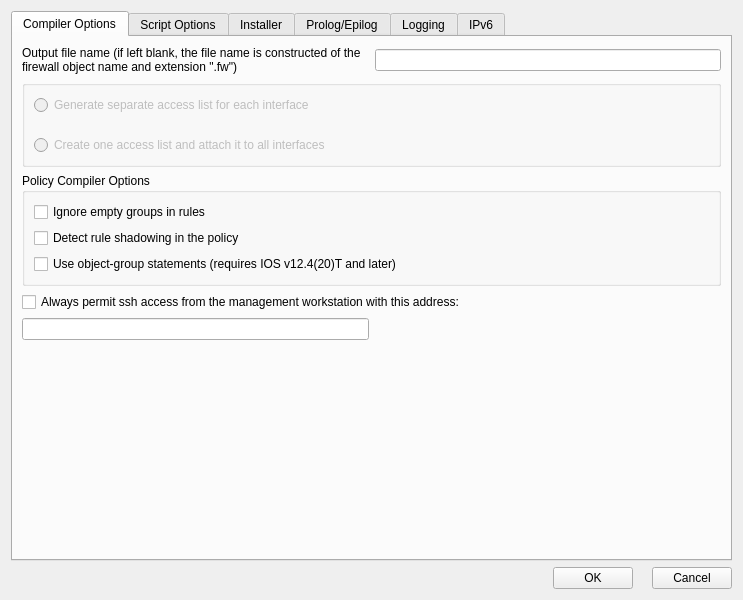
<?xml version="1.0" encoding="UTF-8"?>
<ui version="4.0">
 <class>iosaclAdvancedDialog_q</class>
 <widget class="QDialog" name="iosaclAdvancedDialog_q">
  <property name="windowModality">
   <enum>Qt::WindowModal</enum>
  </property>
  <property name="enabled">
   <bool>true</bool>
  </property>
  <property name="geometry">
   <rect>
    <x>0</x>
    <y>0</y>
    <width>743</width>
    <height>600</height>
   </rect>
  </property>
  <property name="windowTitle">
   <string>IOS ACL Firewall Settings</string>
  </property>
  <property name="sizeGripEnabled">
   <bool>false</bool>
  </property>
  <layout class="QGridLayout" name="gridLayout_5">
   <item row="0" column="0">
    <widget class="QTabWidget" name="tabWidget">
     <property name="currentIndex">
      <number>0</number>
     </property>
     <widget class="QWidget" name="compiler_tab">
      <attribute name="title">
       <string>Compiler Options</string>
      </attribute>
      <layout class="QGridLayout" name="gridLayout_9">
       <item row="0" column="0">
        <widget class="QLabel" name="textLabel1_5">
         <property name="sizePolicy">
          <sizepolicy hsizetype="Expanding" vsizetype="Preferred">
           <horstretch>0</horstretch>
           <verstretch>0</verstretch>
          </sizepolicy>
         </property>
         <property name="text">
          <string>Output file name (if left blank, the file name is constructed of the firewall object name and extension &quot;.fw&quot;)</string>
         </property>
         <property name="alignment">
          <set>Qt::AlignVCenter</set>
         </property>
         <property name="wordWrap">
          <bool>true</bool>
         </property>
        </widget>
       </item>
       <item row="0" column="1">
        <widget class="QLineEdit" name="outputFileName">
         <property name="minimumSize">
          <size>
           <width>300</width>
           <height>0</height>
          </size>
         </property>
         <property name="maximumSize">
          <size>
           <width>32767</width>
           <height>22</height>
          </size>
         </property>
        </widget>
       </item>
       <item row="1" column="0" colspan="2">
        <widget class="QGroupBox" name="groupBox">
         <property name="enabled">
          <bool>false</bool>
         </property>
         <property name="title">
          <string/>
         </property>
         <layout class="QGridLayout" name="gridLayout_4">
          <property name="verticalSpacing">
           <number>20</number>
          </property>
          <item row="0" column="0">
           <widget class="QRadioButton" name="separate_acls_for_interfaces">
            <property name="toolTip">
             <string>Compiler creates multiple access lists from the same policy,
two for each interface: one for inbound and another for
outbound. If the policy is written in a such way that no rule
can possibly be associated with an interface, this interface
gets no access list at all. Also, interfaces marked as 
&quot;unprotected&quot; never get access list regardless of how the policy
rules are designed.
</string>
            </property>
            <property name="text">
             <string>Generate separate access list for each interface</string>
            </property>
           </widget>
          </item>
          <item row="1" column="0">
           <widget class="QRadioButton" name="one_acl_for_all_interfaces">
            <property name="toolTip">
             <string>Compiler creates one access list and assigns it to all
interfaces.
</string>
            </property>
            <property name="text">
             <string>Create one access list and attach it to all interfaces</string>
            </property>
           </widget>
          </item>
         </layout>
        </widget>
       </item>
       <item row="2" column="0" colspan="2">
        <widget class="QGroupBox" name="frame114">
         <property name="sizePolicy">
          <sizepolicy hsizetype="Expanding" vsizetype="Preferred">
           <horstretch>0</horstretch>
           <verstretch>0</verstretch>
          </sizepolicy>
         </property>
         <property name="title">
          <string>Policy Compiler Options</string>
         </property>
         <property name="flat">
          <bool>false</bool>
         </property>
         <property name="checkable">
          <bool>false</bool>
         </property>
         <layout class="QGridLayout" name="gridLayout_6">
          <item row="0" column="0">
           <widget class="QCheckBox" name="iosacl_ignore_empty_groups">
            <property name="toolTip">
             <string>If the option is deactivated, compiler treats empty groups as an error and aborts processing the policy. If this option is activated, compiler removes all empty groups from all rule elements. If rule element becomes 'any' after the last empty group has been removed, the whole rule will be ignored. Use this option only if you fully understand how it works!</string>
            </property>
            <property name="text">
             <string>Ignore empty groups in rules</string>
            </property>
           </widget>
          </item>
          <item row="1" column="0">
           <widget class="QCheckBox" name="iosacl_check_shadowing">
            <property name="toolTip">
             <string>Shadowing happens because a rule is a superset of a subsequent rule and any packets potentially matched by the subsequent rule have already been matched by the prior rule.</string>
            </property>
            <property name="text">
             <string>Detect rule shadowing in the policy</string>
            </property>
           </widget>
          </item>
          <item row="2" column="0">
           <widget class="QCheckBox" name="iosacl_use_object_groups">
            <property name="text">
             <string>Use object-group statements (requires IOS v12.4(20)T and later)</string>
            </property>
           </widget>
          </item>
         </layout>
        </widget>
       </item>
       <item row="3" column="0" colspan="2">
        <widget class="QCheckBox" name="mgmt_ssh">
         <property name="text">
          <string>Always permit ssh access from the management workstation with this address:</string>
         </property>
         <property name="checkable">
          <bool>true</bool>
         </property>
         <property name="checked">
          <bool>false</bool>
         </property>
        </widget>
       </item>
       <item row="4" column="0">
        <widget class="QLineEdit" name="mgmt_addr">
         <property name="sizePolicy">
          <sizepolicy hsizetype="Expanding" vsizetype="Fixed">
           <horstretch>0</horstretch>
           <verstretch>0</verstretch>
          </sizepolicy>
         </property>
         <property name="minimumSize">
          <size>
           <width>300</width>
           <height>0</height>
          </size>
         </property>
         <property name="maximumSize">
          <size>
           <width>32767</width>
           <height>22</height>
          </size>
         </property>
        </widget>
       </item>
       <item row="4" column="1">
        <spacer name="horizontalSpacer_2">
         <property name="orientation">
          <enum>Qt::Horizontal</enum>
         </property>
         <property name="sizeHint" stdset="0">
          <size>
           <width>328</width>
           <height>20</height>
          </size>
         </property>
        </spacer>
       </item>
       <item row="5" column="0">
        <spacer>
         <property name="orientation">
          <enum>Qt::Vertical</enum>
         </property>
         <property name="sizeType">
          <enum>QSizePolicy::Expanding</enum>
         </property>
         <property name="sizeHint" stdset="0">
          <size>
           <width>20</width>
           <height>170</height>
          </size>
         </property>
        </spacer>
       </item>
      </layout>
     </widget>
     <widget class="QWidget" name="script_options_tab">
      <attribute name="title">
       <string>Script Options</string>
      </attribute>
      <layout class="QGridLayout">
       <property name="leftMargin">
        <number>20</number>
       </property>
       <property name="topMargin">
        <number>12</number>
       </property>
       <property name="rightMargin">
        <number>20</number>
       </property>
       <property name="bottomMargin">
        <number>20</number>
       </property>
       <item row="1" column="0">
        <widget class="QGroupBox" name="frame170">
         <property name="sizePolicy">
          <sizepolicy hsizetype="Expanding" vsizetype="Expanding">
           <horstretch>0</horstretch>
           <verstretch>0</verstretch>
          </sizepolicy>
         </property>
         <property name="title">
          <string/>
         </property>
         <layout class="QGridLayout" name="gridLayout_7">
          <property name="verticalSpacing">
           <number>20</number>
          </property>
          <item row="0" column="0">
           <widget class="QCheckBox" name="iosacl_include_comments">
            <property name="toolTip">
             <string>Insert comments into generated IOSACL configuration file</string>
            </property>
            <property name="text">
             <string>Comment the code</string>
            </property>
           </widget>
          </item>
          <item row="1" column="0">
           <widget class="QCheckBox" name="iosacl_use_acl_remarks">
            <property name="toolTip">
             <string>Insert comments into generated IOSACL configuration file</string>
            </property>
            <property name="text">
             <string>Use ACL remarks</string>
            </property>
           </widget>
          </item>
          <item row="2" column="0">
           <widget class="QCheckBox" name="iosacl_regroup_commands">
            <property name="toolTip">
             <string>Group IOSACL commands in the script so that similar commands appear next to each other, just like IOSACL does it when you use 'show config'</string>
            </property>
            <property name="text">
             <string>Group similar commands together</string>
            </property>
           </widget>
          </item>
          <item row="3" column="0">
           <spacer name="verticalSpacer">
            <property name="orientation">
             <enum>Qt::Vertical</enum>
            </property>
            <property name="sizeHint" stdset="0">
             <size>
              <width>20</width>
              <height>70</height>
             </size>
            </property>
           </spacer>
          </item>
         </layout>
        </widget>
       </item>
       <item row="0" column="0">
        <widget class="QGroupBox" name="buttonGroup10">
         <property name="sizePolicy">
          <sizepolicy hsizetype="Preferred" vsizetype="Expanding">
           <horstretch>0</horstretch>
           <verstretch>0</verstretch>
          </sizepolicy>
         </property>
         <property name="title">
          <string/>
         </property>
         <layout class="QGridLayout">
          <property name="margin">
           <number>12</number>
          </property>
          <property name="spacing">
           <number>-1</number>
          </property>
          <item row="0" column="1">
           <widget class="QLabel" name="textLabel2_3">
            <property name="text">
             <string>Clear all access lists then install new ones. This method may interrupt access to the firewall if you manage it remotely via IPSEC tunnel. This is the way access lists were generated in older versions of Firewall Builder for IOSACL.</string>
            </property>
            <property name="alignment">
             <set>Qt::AlignVCenter</set>
            </property>
            <property name="wordWrap">
             <bool>true</bool>
            </property>
            <property name="buddy">
             <cstring>iosacl_acl_basic</cstring>
            </property>
           </widget>
          </item>
          <item row="1" column="1">
           <widget class="QLabel" name="textLabel3">
            <property name="focusPolicy">
             <enum>Qt::ClickFocus</enum>
            </property>
            <property name="text">
             <string>Do not clear access lists and object group, just generate IOSACL commands for the new ones. Use this option if you have your own policy installation scripts.</string>
            </property>
            <property name="alignment">
             <set>Qt::AlignVCenter</set>
            </property>
            <property name="wordWrap">
             <bool>true</bool>
            </property>
            <property name="buddy">
             <cstring>iosacl_acl_no_clear</cstring>
            </property>
           </widget>
          </item>
          <item row="3" column="1">
           <spacer>
            <property name="orientation">
             <enum>Qt::Vertical</enum>
            </property>
            <property name="sizeType">
             <enum>QSizePolicy::Expanding</enum>
            </property>
            <property name="sizeHint" stdset="0">
             <size>
              <width>20</width>
              <height>20</height>
             </size>
            </property>
           </spacer>
          </item>
          <item row="2" column="1">
           <widget class="QLabel" name="textLabel4">
            <property name="text">
             <string>&quot;Safety net&quot; method:

First, create temporary access list to permit connections from the management subnet specified below to the firewall and assign it to outside interface. This temporary ACL helps maintain session between management station and the firewall while access lists are reloaded in case connection comes over IPSEC tunnel. Then clear permanent lists, recreate them and assign to interfaces. This method ensures that remote access to the firewall is maintained without interruption  at a cost of slightly larger configuration.</string>
            </property>
            <property name="alignment">
             <set>Qt::AlignVCenter</set>
            </property>
            <property name="wordWrap">
             <bool>true</bool>
            </property>
            <property name="buddy">
             <cstring>iosacl_acl_substitution</cstring>
            </property>
           </widget>
          </item>
          <item row="4" column="0" colspan="2">
           <widget class="QFrame" name="frame5">
            <property name="frameShape">
             <enum>QFrame::StyledPanel</enum>
            </property>
            <property name="frameShadow">
             <enum>QFrame::Sunken</enum>
            </property>
            <layout class="QGridLayout">
             <property name="margin">
              <number>11</number>
             </property>
             <item row="0" column="0" colspan="3">
              <widget class="QLabel" name="iosacl_acl_temp_lbl">
               <property name="text">
                <string>Temporary access list should permit access from this address or subnet (use prefix notation to specify subnet, e.g. 192.0.2.0/24):</string>
               </property>
               <property name="alignment">
                <set>Qt::AlignVCenter</set>
               </property>
               <property name="wordWrap">
                <bool>true</bool>
               </property>
              </widget>
             </item>
             <item row="1" column="2">
              <spacer>
               <property name="orientation">
                <enum>Qt::Horizontal</enum>
               </property>
               <property name="sizeType">
                <enum>QSizePolicy::Expanding</enum>
               </property>
               <property name="sizeHint" stdset="0">
                <size>
                 <width>120</width>
                 <height>20</height>
                </size>
               </property>
              </spacer>
             </item>
             <item row="1" column="1">
              <widget class="QLineEdit" name="iosacl_acl_temp_addr">
               <property name="sizePolicy">
                <sizepolicy hsizetype="Fixed" vsizetype="Fixed">
                 <horstretch>0</horstretch>
                 <verstretch>0</verstretch>
                </sizepolicy>
               </property>
               <property name="minimumSize">
                <size>
                 <width>200</width>
                 <height>0</height>
                </size>
               </property>
               <property name="maximumSize">
                <size>
                 <width>120</width>
                 <height>32767</height>
                </size>
               </property>
              </widget>
             </item>
             <item row="1" column="0">
              <spacer>
               <property name="orientation">
                <enum>Qt::Horizontal</enum>
               </property>
               <property name="sizeType">
                <enum>QSizePolicy::Expanding</enum>
               </property>
               <property name="sizeHint" stdset="0">
                <size>
                 <width>110</width>
                 <height>20</height>
                </size>
               </property>
              </spacer>
             </item>
            </layout>
           </widget>
          </item>
          <item row="0" column="0">
           <widget class="QRadioButton" name="iosacl_acl_basic">
            <property name="sizePolicy">
             <sizepolicy hsizetype="Fixed" vsizetype="Fixed">
              <horstretch>0</horstretch>
              <verstretch>0</verstretch>
             </sizepolicy>
            </property>
            <property name="text">
             <string/>
            </property>
           </widget>
          </item>
          <item row="1" column="0">
           <widget class="QRadioButton" name="iosacl_acl_no_clear">
            <property name="sizePolicy">
             <sizepolicy hsizetype="Fixed" vsizetype="Fixed">
              <horstretch>0</horstretch>
              <verstretch>0</verstretch>
             </sizepolicy>
            </property>
            <property name="text">
             <string/>
            </property>
           </widget>
          </item>
          <item row="2" column="0">
           <widget class="QRadioButton" name="iosacl_acl_substitution">
            <property name="sizePolicy">
             <sizepolicy hsizetype="Fixed" vsizetype="Fixed">
              <horstretch>0</horstretch>
              <verstretch>0</verstretch>
             </sizepolicy>
            </property>
            <property name="text">
             <string/>
            </property>
           </widget>
          </item>
         </layout>
        </widget>
       </item>
      </layout>
     </widget>
     <widget class="QWidget" name="installer_tab">
      <attribute name="title">
       <string>Installer</string>
      </attribute>
      <layout class="QGridLayout" name="gridLayout_8">
       <property name="margin">
        <number>4</number>
       </property>
       <item row="0" column="0">
        <widget class="QGroupBox" name="groupBox2">
         <property name="title">
          <string>Built-in installer</string>
         </property>
         <layout class="QGridLayout" name="gridLayout_125">
          <item row="0" column="0">
           <widget class="QLabel" name="textLabel1_2">
            <property name="text">
             <string>User name used to authenticate to the firewall (leave this empty if you use putty session):</string>
            </property>
            <property name="alignment">
             <set>Qt::AlignLeading|Qt::AlignLeft|Qt::AlignVCenter</set>
            </property>
            <property name="wordWrap">
             <bool>true</bool>
            </property>
           </widget>
          </item>
          <item row="0" column="1">
           <widget class="QLineEdit" name="user">
            <property name="sizePolicy">
             <sizepolicy hsizetype="Fixed" vsizetype="Fixed">
              <horstretch>0</horstretch>
              <verstretch>0</verstretch>
             </sizepolicy>
            </property>
           </widget>
          </item>
          <item row="1" column="0">
           <widget class="QLabel" name="textLabel1_3">
            <property name="text">
             <string>Alternative name or address used to communicate with the firewall (also putty session name on Windows)</string>
            </property>
            <property name="alignment">
             <set>Qt::AlignLeading|Qt::AlignLeft|Qt::AlignTop</set>
            </property>
            <property name="wordWrap">
             <bool>true</bool>
            </property>
           </widget>
          </item>
          <item row="1" column="1">
           <widget class="QLineEdit" name="altAddress">
            <property name="sizePolicy">
             <sizepolicy hsizetype="Fixed" vsizetype="Fixed">
              <horstretch>0</horstretch>
              <verstretch>0</verstretch>
             </sizepolicy>
            </property>
           </widget>
          </item>
          <item row="2" column="0" colspan="2">
           <layout class="QHBoxLayout">
            <item>
             <widget class="QLabel" name="textLabel1_7">
              <property name="text">
               <string>Additional command line parameters for ssh</string>
              </property>
              <property name="wordWrap">
               <bool>false</bool>
              </property>
             </widget>
            </item>
            <item>
             <widget class="QLineEdit" name="sshArgs">
              <property name="sizePolicy">
               <sizepolicy hsizetype="Expanding" vsizetype="Fixed">
                <horstretch>0</horstretch>
                <verstretch>0</verstretch>
               </sizepolicy>
              </property>
              <property name="minimumSize">
               <size>
                <width>300</width>
                <height>0</height>
               </size>
              </property>
             </widget>
            </item>
           </layout>
          </item>
          <item row="3" column="0" colspan="2">
           <layout class="QHBoxLayout" name="_2">
            <item>
             <widget class="QLabel" name="textLabel1_8">
              <property name="text">
               <string>Additional command line parameters for scp</string>
              </property>
              <property name="wordWrap">
               <bool>false</bool>
              </property>
             </widget>
            </item>
            <item>
             <widget class="QLineEdit" name="scpArgs">
              <property name="sizePolicy">
               <sizepolicy hsizetype="Expanding" vsizetype="Fixed">
                <horstretch>0</horstretch>
                <verstretch>0</verstretch>
               </sizepolicy>
              </property>
              <property name="minimumSize">
               <size>
                <width>300</width>
                <height>0</height>
               </size>
              </property>
             </widget>
            </item>
           </layout>
          </item>
         </layout>
        </widget>
       </item>
       <item row="1" column="0">
        <widget class="QGroupBox" name="SCPgroupBox">
         <property name="title">
          <string/>
         </property>
         <layout class="QGridLayout" name="gridLayout_3">
          <item row="0" column="0" colspan="2">
           <widget class="QLabel" name="label">
            <property name="text">
             <string>Instead of running generated configuration on the router line by line, installer can use scp to copy the file and then &quot;copy file running-config&quot; command to activate it. Ssh v2 and scp servers should be configured on the router for this to work. This method works for IOS v12.4 or later and is much faster than running configuration line by line.</string>
            </property>
            <property name="wordWrap">
             <bool>true</bool>
            </property>
           </widget>
          </item>
          <item row="1" column="0" colspan="2">
           <widget class="QCheckBox" name="use_scp">
            <property name="text">
             <string>Copy generated configuration file to the router using scp</string>
            </property>
           </widget>
          </item>
          <item row="2" column="0" colspan="2">
           <widget class="QLabel" name="label_3">
            <property name="text">
             <string>File system on the router where configuration file should be saved if it is copied with scp. Examples: &quot;flash:&quot;, &quot;disk0:&quot;. Should end with a colon &quot;:&quot;. If this input field is left blank, installer uses &quot;nvram:&quot;:</string>
            </property>
            <property name="wordWrap">
             <bool>true</bool>
            </property>
           </widget>
          </item>
          <item row="3" column="0">
           <widget class="QLineEdit" name="filesystem"/>
          </item>
          <item row="3" column="1">
           <spacer name="horizontalSpacer">
            <property name="orientation">
             <enum>Qt::Horizontal</enum>
            </property>
            <property name="sizeHint" stdset="0">
             <size>
              <width>398</width>
              <height>20</height>
             </size>
            </property>
           </spacer>
          </item>
         </layout>
        </widget>
       </item>
       <item row="2" column="0">
        <widget class="QGroupBox" name="groupBox1">
         <property name="title">
          <string>External install script</string>
         </property>
         <layout class="QGridLayout" name="gridLayout_2">
          <property name="verticalSpacing">
           <number>-1</number>
          </property>
          <item row="0" column="0">
           <layout class="QHBoxLayout" name="horizontalLayout">
            <item>
             <widget class="QLabel" name="textLabel5_2">
              <property name="sizePolicy">
               <sizepolicy hsizetype="Expanding" vsizetype="Preferred">
                <horstretch>0</horstretch>
                <verstretch>0</verstretch>
               </sizepolicy>
              </property>
              <property name="text">
               <string>Policy install script (using built-in installer if this field is blank):</string>
              </property>
              <property name="alignment">
               <set>Qt::AlignLeading|Qt::AlignLeft|Qt::AlignVCenter</set>
              </property>
              <property name="wordWrap">
               <bool>true</bool>
              </property>
             </widget>
            </item>
            <item>
             <widget class="QLineEdit" name="installScript">
              <property name="sizePolicy">
               <sizepolicy hsizetype="Fixed" vsizetype="Fixed">
                <horstretch>0</horstretch>
                <verstretch>0</verstretch>
               </sizepolicy>
              </property>
              <property name="minimumSize">
               <size>
                <width>300</width>
                <height>0</height>
               </size>
              </property>
             </widget>
            </item>
           </layout>
          </item>
          <item row="1" column="0">
           <layout class="QHBoxLayout" name="horizontalLayout_2">
            <item>
             <widget class="QLabel" name="textLabel6_2">
              <property name="sizePolicy">
               <sizepolicy hsizetype="Expanding" vsizetype="Preferred">
                <horstretch>0</horstretch>
                <verstretch>0</verstretch>
               </sizepolicy>
              </property>
              <property name="text">
               <string>Command line options for the script:</string>
              </property>
              <property name="alignment">
               <set>Qt::AlignLeading|Qt::AlignLeft|Qt::AlignVCenter</set>
              </property>
              <property name="wordWrap">
               <bool>false</bool>
              </property>
             </widget>
            </item>
            <item>
             <widget class="QLineEdit" name="installScriptArgs">
              <property name="sizePolicy">
               <sizepolicy hsizetype="Fixed" vsizetype="Fixed">
                <horstretch>0</horstretch>
                <verstretch>0</verstretch>
               </sizepolicy>
              </property>
              <property name="minimumSize">
               <size>
                <width>300</width>
                <height>0</height>
               </size>
              </property>
             </widget>
            </item>
           </layout>
          </item>
         </layout>
        </widget>
       </item>
       <item row="3" column="0">
        <spacer>
         <property name="orientation">
          <enum>Qt::Vertical</enum>
         </property>
         <property name="sizeType">
          <enum>QSizePolicy::Expanding</enum>
         </property>
         <property name="sizeHint" stdset="0">
          <size>
           <width>20</width>
           <height>20</height>
          </size>
         </property>
        </spacer>
       </item>
      </layout>
     </widget>
     <widget class="QWidget" name="prolog_epilog_tab">
      <attribute name="title">
       <string>Prolog/Epilog</string>
      </attribute>
      <layout class="QGridLayout">
       <property name="leftMargin">
        <number>20</number>
       </property>
       <property name="topMargin">
        <number>12</number>
       </property>
       <property name="rightMargin">
        <number>20</number>
       </property>
       <property name="bottomMargin">
        <number>20</number>
       </property>
       <item row="0" column="0">
        <widget class="QGroupBox" name="frame146">
         <property name="title">
          <string/>
         </property>
         <layout class="QGridLayout">
          <property name="margin">
           <number>6</number>
          </property>
          <item row="2" column="0">
           <spacer>
            <property name="orientation">
             <enum>Qt::Horizontal</enum>
            </property>
            <property name="sizeType">
             <enum>QSizePolicy::Expanding</enum>
            </property>
            <property name="sizeHint" stdset="0">
             <size>
              <width>40</width>
              <height>20</height>
             </size>
            </property>
           </spacer>
          </item>
          <item row="2" column="1">
           <widget class="QPushButton" name="edit_prolog_button">
            <property name="text">
             <string>Edit</string>
            </property>
           </widget>
          </item>
          <item row="0" column="0">
           <widget class="QLabel" name="textLabel2">
            <property name="text">
             <string>The following commands will be added verbatim on top of generated configuration</string>
            </property>
            <property name="alignment">
             <set>Qt::AlignVCenter</set>
            </property>
            <property name="wordWrap">
             <bool>true</bool>
            </property>
           </widget>
          </item>
          <item row="1" column="0" colspan="2">
           <widget class="QTextEdit" name="iosacl_prolog_script"/>
          </item>
         </layout>
        </widget>
       </item>
       <item row="1" column="0">
        <widget class="QGroupBox" name="frame147">
         <property name="title">
          <string/>
         </property>
         <layout class="QGridLayout">
          <property name="margin">
           <number>6</number>
          </property>
          <item row="2" column="1">
           <widget class="QPushButton" name="edit_epilog_button">
            <property name="text">
             <string>Edit</string>
            </property>
           </widget>
          </item>
          <item row="2" column="0">
           <spacer>
            <property name="orientation">
             <enum>Qt::Horizontal</enum>
            </property>
            <property name="sizeType">
             <enum>QSizePolicy::Expanding</enum>
            </property>
            <property name="sizeHint" stdset="0">
             <size>
              <width>40</width>
              <height>20</height>
             </size>
            </property>
           </spacer>
          </item>
          <item row="1" column="0" colspan="2">
           <widget class="QTextEdit" name="iosacl_epilog_script"/>
          </item>
          <item row="0" column="0" colspan="2">
           <widget class="QLabel" name="textLabel2_2">
            <property name="text">
             <string>The following commands will be added verbatim after generated configuration</string>
            </property>
            <property name="textFormat">
             <enum>Qt::RichText</enum>
            </property>
            <property name="alignment">
             <set>Qt::AlignVCenter</set>
            </property>
            <property name="wordWrap">
             <bool>true</bool>
            </property>
            <property name="margin">
             <number>0</number>
            </property>
           </widget>
          </item>
         </layout>
        </widget>
       </item>
      </layout>
     </widget>
     <widget class="QWidget" name="logging_tab">
      <attribute name="title">
       <string>Logging</string>
      </attribute>
      <layout class="QGridLayout">
       <item row="0" column="0">
        <widget class="QCheckBox" name="generate_logging_commands">
         <property name="text">
          <string>Generate logging commands</string>
         </property>
        </widget>
       </item>
       <item row="1" column="0">
        <widget class="QGroupBox" name="syslog_controls">
         <property name="title">
          <string>Syslog</string>
         </property>
         <layout class="QGridLayout">
          <property name="margin">
           <number>12</number>
          </property>
          <item row="0" column="1" colspan="2">
           <widget class="QLineEdit" name="syslog_host"/>
          </item>
          <item row="0" column="0">
           <widget class="QLabel" name="label599">
            <property name="text">
             <string>Syslog host (name or IP address):</string>
            </property>
            <property name="alignment">
             <set>Qt::AlignRight|Qt::AlignTrailing|Qt::AlignVCenter</set>
            </property>
            <property name="wordWrap">
             <bool>false</bool>
            </property>
           </widget>
          </item>
          <item row="2" column="0">
           <widget class="QLabel" name="label598">
            <property name="text">
             <string>syslog facility:</string>
            </property>
            <property name="alignment">
             <set>Qt::AlignRight|Qt::AlignTrailing|Qt::AlignVCenter</set>
            </property>
            <property name="wordWrap">
             <bool>false</bool>
            </property>
           </widget>
          </item>
          <item row="3" column="0">
           <widget class="QLabel" name="label640">
            <property name="text">
             <string>syslog level ('logging trap'):</string>
            </property>
            <property name="alignment">
             <set>Qt::AlignRight|Qt::AlignTrailing|Qt::AlignVCenter</set>
            </property>
            <property name="wordWrap">
             <bool>false</bool>
            </property>
           </widget>
          </item>
          <item row="2" column="1" colspan="2">
           <widget class="QComboBox" name="syslog_facility"/>
          </item>
          <item row="3" column="1" colspan="2">
           <widget class="QComboBox" name="logging_trap_level"/>
          </item>
          <item row="5" column="0" colspan="3">
           <widget class="Line" name="hseparator39">
            <property name="frameShape">
             <enum>QFrame::HLine</enum>
            </property>
            <property name="frameShadow">
             <enum>QFrame::Sunken</enum>
            </property>
            <property name="orientation">
             <enum>Qt::Horizontal</enum>
            </property>
           </widget>
          </item>
          <item row="7" column="0" colspan="3">
           <widget class="Line" name="hseparator40">
            <property name="frameShape">
             <enum>QFrame::HLine</enum>
            </property>
            <property name="frameShadow">
             <enum>QFrame::Sunken</enum>
            </property>
            <property name="orientation">
             <enum>Qt::Horizontal</enum>
            </property>
           </widget>
          </item>
          <item row="8" column="0" colspan="3">
           <widget class="QLabel" name="label641">
            <property name="text">
             <string>The logging timestamp command requires that the clock command be set.</string>
            </property>
            <property name="alignment">
             <set>Qt::AlignVCenter</set>
            </property>
            <property name="wordWrap">
             <bool>true</bool>
            </property>
           </widget>
          </item>
          <item row="9" column="0" colspan="3">
           <widget class="QCheckBox" name="logging_timestamp">
            <property name="text">
             <string>Enable logging timestamps on syslog file</string>
            </property>
           </widget>
          </item>
         </layout>
        </widget>
       </item>
       <item row="2" column="0">
        <widget class="QGroupBox" name="other_logging_controls">
         <property name="title">
          <string>Other logging destinations and levels:</string>
         </property>
         <layout class="QGridLayout">
          <property name="margin">
           <number>12</number>
          </property>
          <item row="0" column="0">
           <widget class="QCheckBox" name="logging_buffered">
            <property name="text">
             <string>Internal buffer</string>
            </property>
           </widget>
          </item>
          <item row="1" column="0">
           <widget class="QCheckBox" name="logging_console">
            <property name="text">
             <string>Console</string>
            </property>
           </widget>
          </item>
          <item row="0" column="1">
           <widget class="QComboBox" name="logging_buffered_level"/>
          </item>
          <item row="1" column="1">
           <widget class="QComboBox" name="logging_console_level"/>
          </item>
         </layout>
        </widget>
       </item>
       <item row="3" column="0">
        <spacer>
         <property name="orientation">
          <enum>Qt::Vertical</enum>
         </property>
         <property name="sizeType">
          <enum>QSizePolicy::Expanding</enum>
         </property>
         <property name="sizeHint" stdset="0">
          <size>
           <width>675</width>
           <height>121</height>
          </size>
         </property>
        </spacer>
       </item>
      </layout>
     </widget>
     <widget class="QWidget" name="ipv6_tab">
      <attribute name="title">
       <string>IPv6</string>
      </attribute>
      <layout class="QGridLayout">
       <item row="1" column="0">
        <widget class="QLabel" name="label_2">
         <property name="text">
          <string>The order in which ipv4 and ipv6 rules should be generated:</string>
         </property>
        </widget>
       </item>
       <item row="1" column="1">
        <spacer>
         <property name="orientation">
          <enum>Qt::Horizontal</enum>
         </property>
         <property name="sizeHint" stdset="0">
          <size>
           <width>40</width>
           <height>20</height>
          </size>
         </property>
        </spacer>
       </item>
       <item row="2" column="0">
        <widget class="QComboBox" name="ipv4before_2">
         <item>
          <property name="text">
           <string>IPv4 before IPv6</string>
          </property>
         </item>
         <item>
          <property name="text">
           <string>IPv6 before IPv4</string>
          </property>
         </item>
        </widget>
       </item>
       <item row="3" column="0">
        <spacer>
         <property name="orientation">
          <enum>Qt::Vertical</enum>
         </property>
         <property name="sizeHint" stdset="0">
          <size>
           <width>20</width>
           <height>40</height>
          </size>
         </property>
        </spacer>
       </item>
      </layout>
     </widget>
    </widget>
   </item>
   <item row="1" column="0">
    <layout class="QHBoxLayout">
     <item>
      <spacer>
       <property name="orientation">
        <enum>Qt::Horizontal</enum>
       </property>
       <property name="sizeType">
        <enum>QSizePolicy::Expanding</enum>
       </property>
       <property name="sizeHint" stdset="0">
        <size>
         <width>20</width>
         <height>20</height>
        </size>
       </property>
      </spacer>
     </item>
     <item>
      <layout class="QHBoxLayout">
       <item>
        <widget class="QPushButton" name="ok_button">
         <property name="text">
          <string>OK</string>
         </property>
        </widget>
       </item>
       <item>
        <widget class="QLabel" name="label583">
         <property name="alignment">
          <set>Qt::AlignCenter</set>
         </property>
         <property name="wordWrap">
          <bool>false</bool>
         </property>
        </widget>
       </item>
       <item>
        <widget class="QPushButton" name="cancel_button">
         <property name="text">
          <string>Cancel</string>
         </property>
        </widget>
       </item>
      </layout>
     </item>
    </layout>
   </item>
  </layout>
 </widget>
 <tabstops>
  <tabstop>outputFileName</tabstop>
  <tabstop>separate_acls_for_interfaces</tabstop>
  <tabstop>one_acl_for_all_interfaces</tabstop>
  <tabstop>iosacl_ignore_empty_groups</tabstop>
  <tabstop>iosacl_check_shadowing</tabstop>
  <tabstop>mgmt_ssh</tabstop>
  <tabstop>mgmt_addr</tabstop>
  <tabstop>iosacl_acl_basic</tabstop>
  <tabstop>iosacl_acl_no_clear</tabstop>
  <tabstop>iosacl_acl_substitution</tabstop>
  <tabstop>iosacl_acl_temp_addr</tabstop>
  <tabstop>iosacl_include_comments</tabstop>
  <tabstop>iosacl_use_acl_remarks</tabstop>
  <tabstop>iosacl_regroup_commands</tabstop>
  <tabstop>user</tabstop>
  <tabstop>altAddress</tabstop>
  <tabstop>sshArgs</tabstop>
  <tabstop>scpArgs</tabstop>
  <tabstop>use_scp</tabstop>
  <tabstop>filesystem</tabstop>
  <tabstop>installScript</tabstop>
  <tabstop>installScriptArgs</tabstop>
  <tabstop>iosacl_prolog_script</tabstop>
  <tabstop>edit_prolog_button</tabstop>
  <tabstop>iosacl_epilog_script</tabstop>
  <tabstop>edit_epilog_button</tabstop>
  <tabstop>generate_logging_commands</tabstop>
  <tabstop>syslog_host</tabstop>
  <tabstop>syslog_facility</tabstop>
  <tabstop>logging_trap_level</tabstop>
  <tabstop>logging_timestamp</tabstop>
  <tabstop>logging_buffered</tabstop>
  <tabstop>logging_console</tabstop>
  <tabstop>logging_buffered_level</tabstop>
  <tabstop>logging_console_level</tabstop>
  <tabstop>ipv4before_2</tabstop>
  <tabstop>ok_button</tabstop>
  <tabstop>cancel_button</tabstop>
  <tabstop>textLabel3</tabstop>
  <tabstop>tabWidget</tabstop>
 </tabstops>
 <resources/>
 <connections>
  <connection>
   <sender>ok_button</sender>
   <signal>clicked()</signal>
   <receiver>iosaclAdvancedDialog_q</receiver>
   <slot>accept()</slot>
   <hints>
    <hint type="sourcelabel">
     <x>20</x>
     <y>20</y>
    </hint>
    <hint type="destinationlabel">
     <x>20</x>
     <y>20</y>
    </hint>
   </hints>
  </connection>
  <connection>
   <sender>cancel_button</sender>
   <signal>clicked()</signal>
   <receiver>iosaclAdvancedDialog_q</receiver>
   <slot>reject()</slot>
   <hints>
    <hint type="sourcelabel">
     <x>20</x>
     <y>20</y>
    </hint>
    <hint type="destinationlabel">
     <x>20</x>
     <y>20</y>
    </hint>
   </hints>
  </connection>
  <connection>
   <sender>edit_prolog_button</sender>
   <signal>clicked()</signal>
   <receiver>iosaclAdvancedDialog_q</receiver>
   <slot>editProlog()</slot>
   <hints>
    <hint type="sourcelabel">
     <x>20</x>
     <y>20</y>
    </hint>
    <hint type="destinationlabel">
     <x>20</x>
     <y>20</y>
    </hint>
   </hints>
  </connection>
  <connection>
   <sender>edit_epilog_button</sender>
   <signal>clicked()</signal>
   <receiver>iosaclAdvancedDialog_q</receiver>
   <slot>editEpilog()</slot>
   <hints>
    <hint type="sourcelabel">
     <x>20</x>
     <y>20</y>
    </hint>
    <hint type="destinationlabel">
     <x>20</x>
     <y>20</y>
    </hint>
   </hints>
  </connection>
  <connection>
   <sender>iosacl_acl_basic</sender>
   <signal>clicked()</signal>
   <receiver>iosaclAdvancedDialog_q</receiver>
   <slot>scriptACLModeChanged()</slot>
   <hints>
    <hint type="sourcelabel">
     <x>20</x>
     <y>20</y>
    </hint>
    <hint type="destinationlabel">
     <x>20</x>
     <y>20</y>
    </hint>
   </hints>
  </connection>
  <connection>
   <sender>iosacl_acl_substitution</sender>
   <signal>clicked()</signal>
   <receiver>iosaclAdvancedDialog_q</receiver>
   <slot>scriptACLModeChanged()</slot>
   <hints>
    <hint type="sourcelabel">
     <x>20</x>
     <y>20</y>
    </hint>
    <hint type="destinationlabel">
     <x>20</x>
     <y>20</y>
    </hint>
   </hints>
  </connection>
  <connection>
   <sender>generate_logging_commands</sender>
   <signal>toggled(bool)</signal>
   <receiver>iosaclAdvancedDialog_q</receiver>
   <slot>toggleGenerateLogging()</slot>
   <hints>
    <hint type="sourcelabel">
     <x>359</x>
     <y>55</y>
    </hint>
    <hint type="destinationlabel">
     <x>359</x>
     <y>359</y>
    </hint>
   </hints>
  </connection>
 </connections>
</ui>
